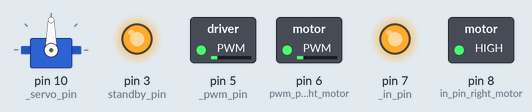
The sketch below on a simulated Arduino Uno, built with avr-gcc and run on an emulated ATmega328P. Shown: servo, switched loads named in the sketch (green lamp = pin HIGH), output pins drawn as LEDs (lit = HIGH).

Above: at 0.1 s.
At 10.1 s:
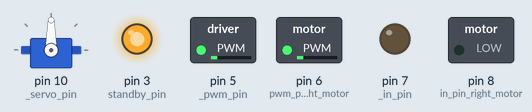
At 20.1 s:
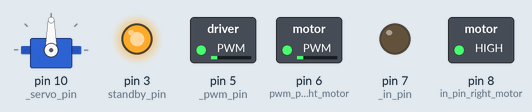
At 21.1 s:
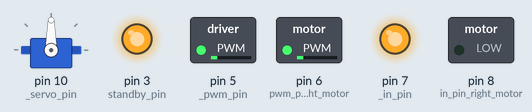
At 24.1 s:
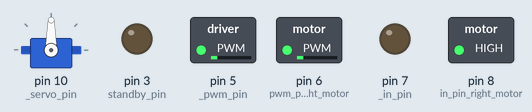
At 39.9 s:
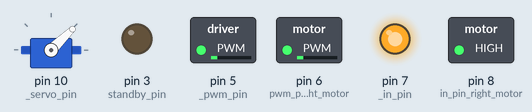
Timing chart, 0 to 40.0 s (numbered marks = the images above):
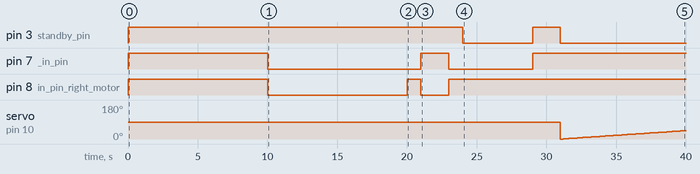

The sketch:

sketch_nov19a.ino
```cpp
/*

Author: Naimul Hoque
Updated: 11/21/2021
Description: Basic Sketch for Robotic Car testing

*/

#include "RoboticCar.h"

// Macros for Arduino Pins
#define pwm_pin_left_motor 5
#define in_pin_left_motor 7
#define pwm_pin_right_motor 6
#define in_pin_right_motor 8
#define standby_pin 3
#define servo_pin 10


elegoo::RoboticCar Car(pwm_pin_left_motor,in_pin_left_motor,pwm_pin_right_motor,in_pin_right_motor,standby_pin,servo_pin);


void setup() {
  // put your setup code here, to run once:
  Car.startRoboticCar();
  Car.setCarSpeed(40);
}

void loop() {
  // put your main code here, to run repeatedly:
  // 7 = AIN1, 8 = BIN1, 3 = STBY

  Car.goForward();
  delay(10000);
  Car.goReverse();
  delay(10000);
  Car.turnLeft();
  delay(1000);
  Car.turnRight();
  delay(2000);
  Car.turnLeft();
  delay(1000);
  Car.stopRoboticCar();
  delay(5000);
  Car.startRoboticCar();
  Car.goForward();
  delay(2000);
  Car.stopRoboticCar();
  Car.isObstructed();
  delay(5000);
  Car.startRoboticCar();

}
```

Motor.cpp
```cpp
/*

Author: Naimul Hoque
Updated: 11/21/2021
Description: Motor.cpp for Motor Class based off of TB6612FNG Chip

*/
#include "Arduino.h"
#include "Motor.h"

elegoo::Motor::Motor(){
    _pwm_pin = 5;
    _in_pin = 7;
    this->initializePins();
}

elegoo::Motor::Motor(int _pwm_pin, int _in_pin){
    this->_pwm_pin = _pwm_pin;
    this->_in_pin = _in_pin;
    this->initializePins();
}

elegoo::Motor::~Motor(){

}

void elegoo::Motor::initializePins(void){
    pinMode(_pwm_pin,OUTPUT);
    pinMode(_in_pin,OUTPUT);
}

void elegoo::Motor::rotateClockwise(void){
    digitalWrite(_in_pin,HIGH);
}

void elegoo::Motor::rotateCounterClockwise(void){
    digitalWrite(_in_pin,LOW);
}

// Nov 21 2021, Exception will be implemented if speed is invalid
void elegoo::Motor::setSpeed(int speed){
    if(speed < 0 || speed > 255){
        // Exception
    }else{
        analogWrite(_pwm_pin,speed);
    }
}
```

Motor.h
```cpp
/*

Author: Naimul Hoque
Updated: 11/21/2021
Description: Motor Class for Elegoo Smart-Car Shield V1.1 based off of TB6612FNG Chip

*/
#ifndef MOTOR_H
#define MOTOR_H

namespace elegoo{

    class Motor{
        private:
            int _pwm_pin;
            int _in_pin;
        public:
            Motor();
            Motor(int,int);
            virtual ~Motor();
            void initializePins(void);
            void rotateClockwise(void);
            void rotateCounterClockwise(void);
            void setSpeed(int);
    };

}

#endif
```

RoboticCar.cpp
```cpp
#include "Arduino.h"
#include "RoboticCar.h"
#include "Motor.h"
#include "ServoControl.h"

elegoo::RoboticCar::RoboticCar(){
    left_motor = new Motor(5,7);
    right_motor = new Motor(6,8);
}

elegoo::RoboticCar::RoboticCar(int pwm_pin_left, int in_pin_left, int pwm_pin_right, int in_pin_right, int _standby_pin, int servo_pin){
    left_motor = new Motor(pwm_pin_left,in_pin_left);
    right_motor = new Motor(pwm_pin_right,in_pin_right);
    servo_motor = new ServoControl(servo_pin,200);
    this->_standby_pin = _standby_pin;
    pinMode(_standby_pin,OUTPUT);
}

elegoo::RoboticCar::~RoboticCar(){

}

void elegoo::RoboticCar::isObstructed(){
    servo_motor->turnServoLeft();
}

void elegoo::RoboticCar::turnLeft(){
    left_motor->rotateCounterClockwise();
    right_motor->rotateClockwise();
}

void elegoo::RoboticCar::turnRight(){
    left_motor->rotateClockwise();
    right_motor->rotateCounterClockwise();
}

void elegoo::RoboticCar::goForward(){
    left_motor->rotateClockwise();
    right_motor->rotateClockwise();
}

void elegoo::RoboticCar::goReverse(){
    left_motor->rotateCounterClockwise();
    right_motor->rotateCounterClockwise();
}

void elegoo::RoboticCar::stopRoboticCar(){
    digitalWrite(_standby_pin,LOW);
}

void elegoo::RoboticCar::startRoboticCar(){
    digitalWrite(_standby_pin,HIGH);
}

void elegoo::RoboticCar::setCarSpeed(int speed){
    left_motor->setSpeed(speed);
    right_motor->setSpeed(speed);
}
```

RoboticCar.h
```cpp
#ifndef ROBOTIC_CAR_H
#define ROBOTIC_CAR_H
#include "Motor.h"
#include "ServoControl.h"

namespace elegoo{

    typedef elegoo::Motor Motor;

    class RoboticCar{
        private:
            Motor *left_motor;
            Motor *right_motor;
            ServoControl *servo_motor;
            int _standby_pin; // Used for stopping and starting the motors.
        public:
            RoboticCar();
            RoboticCar(int,int,int,int,int,int);
            virtual ~RoboticCar();
            void goForward();
            void goReverse();
            void isObstructed();
            void turnLeft();
            void turnRight();
            void setCarSpeed(int);
            void startRoboticCar();
            void stopRoboticCar();
    };
}

#endif
```

ServoControl.cpp
```cpp
#include "Arduino.h"
#include "Servo.h"
#include "ServoControl.h"

elegoo::ServoControl::ServoControl(){
    _servo_pin = 10;
    _servo_speed = 10;
    this->initializeServo();
}

elegoo::ServoControl::ServoControl(int _servo_pin, int _servo_speed){
    this->_servo_pin = _servo_pin;
    this->_servo_speed = _servo_speed;
    this->initializeServo();
}

elegoo::ServoControl::~ServoControl(){

}

void elegoo::ServoControl::initializeServo(){
    pinMode(_servo_pin,OUTPUT);
    servo = new Servo();
    servo->attach(_servo_pin);
    this->turnToMiddle();
}

void elegoo::ServoControl::setSpeed(int _servo_speed){
    this->_servo_speed = _servo_speed;
}

void elegoo::ServoControl::turnServoLeft(){
    for(int i = 0; i < 90; i++){
        servo->write(i);
        delay(_servo_speed);
    }
}

void elegoo::ServoControl::turnServoRight(){

}

void elegoo::ServoControl::turnToMiddle(){

}
```

ServoControl.h
```cpp
#ifndef SERVO_CONTROL_H
#define SERVO_CONTROL_H

#include "Servo.h"

namespace elegoo{

    class ServoControl{
        private:
            int _servo_pin;
            int _servo_speed; // Determine how long delay lasts while Servo rotates
            int _current_angle;
            Servo *servo;
        public:
            ServoControl();
            ServoControl(int,int);
            virtual ~ServoControl();
            void initializeServo();
            void setSpeed(int);
            void turnServoLeft();
            void turnServoRight();
            void turnToMiddle();
    };


}
#endif
```

Measured:
- by itself, pin 3 (standby_pin): HIGH → LOW at 24.0 s, → HIGH 5.0 s later, → LOW 2.0 s later
- by itself, pin 7 (_in_pin): goes HIGH 10.0 s, LOW 11.0 s, HIGH 2.0 s, LOW 6.0 s, then HIGH
- by itself, pin 8 (in_pin_right_motor): goes HIGH 10.0 s, LOW 10.0 s, HIGH 1.0 s, LOW 2.0 s, then HIGH
- by itself, servo on pin 10 (_servo_pin): 90° → 0° at 31.0 s, → 1° 0.20 s later, → 2° 0.20 s later, → 3° 0.20 s later, … (45 changes in this stretch)
